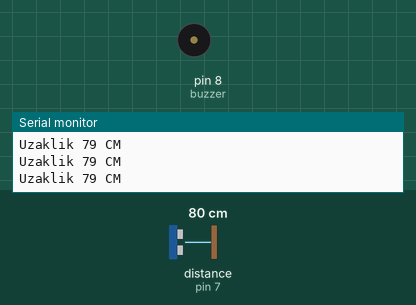
A sketch run on a simulated Arduino Uno, built with avr-gcc and run on an emulated ATmega328P. Parts: buzzer (waves = sounding), the last lines printed to the serial monitor. Wiring (inferred from the names in the program): ultrasonic range finder: trigger pin 2; echo pin 7. The test bench sets the inputs (shaded band); at power-on: distance to the obstacle (sensor on pin 7) 80 cm. The echo pulse lasts 58.3 µs per cm.

Above: at 1.2 s.
1.3 s: distance to the obstacle (sensor on pin 7) set to 56 cm
4.3 s: distance to the obstacle (sensor on pin 7) set to 49 cm
At 4.7 s:
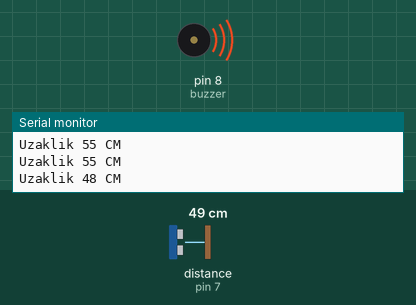
7.3 s: distance to the obstacle (sensor on pin 7) set to 8 cm
At 7.45 s:
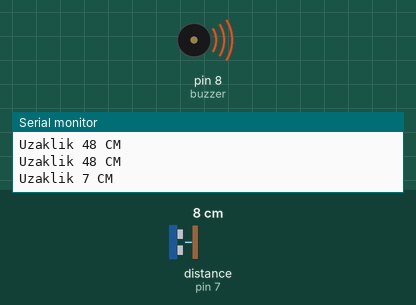
10.3 s: distance to the obstacle (sensor on pin 7) set to 5 cm
At 11.3 s:
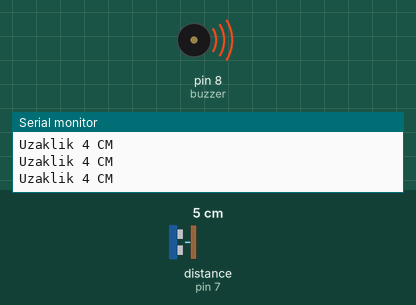
11.8 s: distance to the obstacle (sensor on pin 7) set to 9 cm
At 12.08 s:
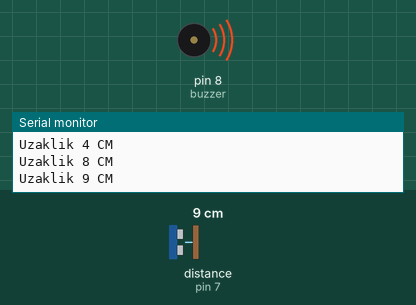
Timing chart, 0 to 15.8 s (numbered marks = the images above; inputs shaded):
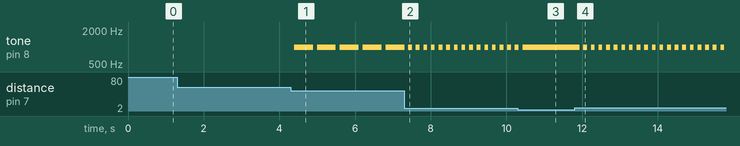

Measured:
- the behaviour switches between 52 and 51 cm on distance to the obstacle (sensor on pin 7) (found by bisection; images 0 and 1)
- the behaviour switches between 7 and 6 cm on distance to the obstacle (sensor on pin 7) (found by bisection; images 2 and 3)
- after the input at 4.3 s, tone on pin 8 (buzzer): alternates 1000 Hz for 0.50 s and silent for 0.10 s, starting after 0.09 s
- after the input at 7.3 s, tone on pin 8 (buzzer): alternates 1000 Hz for 0.10 s and silent for 0.10 s, starting after 0.21 s
- after the input at 10.3 s, tone on pin 8 (buzzer): goes on until 10.4 s, then stays 1000 Hz
- after the input at 11.8 s, tone on pin 8 (buzzer): alternates 1000 Hz for 0.10 s and silent for 0.10 s, starting after 0.13 s

The sketch:

Park_Sensoru.ino
```cpp
int trigPin = 2;
int echoPin = 7;
long sure;
long uzaklik;
int buzzer = 8;

void setup() {
  pinMode(trigPin, OUTPUT);
  pinMode(echoPin,INPUT);
  pinMode(buzzer,OUTPUT);
  Serial.begin(9600);

}

void loop() {
  digitalWrite(trigPin, LOW);
  delayMicroseconds(5);
  digitalWrite(trigPin, HIGH);
  delayMicroseconds(10);
  digitalWrite(trigPin, LOW);
  sure = pulseIn(echoPin, HIGH);
  uzaklik = sure /29.1/2;
  if(uzaklik > 200)
    uzaklik = 200;
  Serial.print("Uzaklik ");
  Serial.print(uzaklik);
  Serial.println(" CM ");
  if(uzaklik <= 50 and uzaklik > 30){
    tone(buzzer, 1000);
    delay(500);
    noTone(buzzer);
  }
  else if(uzaklik <= 30 and uzaklik > 10){
    tone(buzzer, 1000);
    delay(300);
    noTone(buzzer);
  }
  else if(uzaklik <= 15 and uzaklik > 5){
    tone(buzzer, 1000);
    delay(100);
    noTone(buzzer);
  }
  else if(uzaklik <= 5){
    tone(buzzer, 1000);
    delay(100);
  }
delay(100);
}
```
